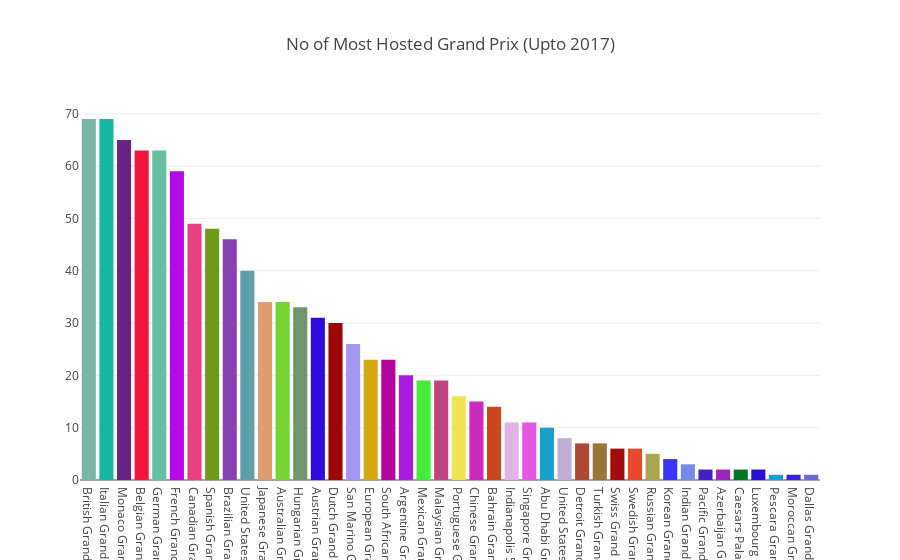

Notebook cell for this chart:
### Code cell
win_count = races['name'].value_counts()
data = [go.Bar(x = win_count.index,
               y = win_count.values,
               marker = dict(color = random_colors(100)))]

layout = dict(title = "No of Most Hosted Grand Prix (Upto 2017)")
fig = dict(data = data, layout = layout)
iplot(fig, validate = False)

### Figure 1 — Plotly figure (JSON) as saved in the notebook; plotly's stock layout.template omitted (floating-point values rounded to 4 significant figures)
{"data": [{"marker": {"color": ["#7AB6A5", "#17B79D", "#682485", "#F1163A", "#65BFA0", "#B609E7", "#E83F81", "#6F9B1A", "#8542B0", "#629EA9", "#DF9E6F", "#77D331", "#70946B", "#2F09E0", "#9C0706", "#A598F3", "#D3A811", "#B3039F", "#A91CE2", "#44EB3B", "#C14380", "#EEE551", "#CC2ABF", "#CB471D", "#E0B5E5", "#E656E2", "#18A2CB", "#C0AFD2", "#AE4734", "#977539", "#A00D0C", "#E9492B", "#ACA64E", "#3736FA", "#758AE6", "#461FC9", "#9C26BB", "#037621", "#280FDA", "#0DA1D9", "#3421E4", "#6967CF", "#4886FF", "#8B49DC", "#CD6F0D", "#5A4ACF", "#1D4FE0", "#3ABD58", "#F34833", "#77CF19", "#523F9F", "#4B7AD3", "#A92DF2", "#F6CD14", "#54C902", "#1E0AED", "#BA2033", "#1FB21B", "#B79786", "#678424", "#3F203A", "#761F1B", "#5AC3EE", "#56E3C7", "#B03B75", "#BC4879", "#5D5F02", "#20EDAE", "#B11D75", "#618450", "#F8369D", "#3A2944", "#730169", "#5198A1", "#3706E5", "#0539AD", "#3CE099", "#80D0A9", "#68B3D1", "#C8364A", "#7C8278", "#A70865", "#CEC353", "#C351BB", "#D70342", "#335870", "#05CC89", "#9FEA54", "#35C263", "#5BDABF", "#75FD4F", "#C67D51", "#BBA3A8", "#FC4C8F", "#710BF1", "#FC1103", "#4AFCCF", "#785FC0", "#709291", "#38CF0A"]}, "type": "bar", "x": ["British Grand Prix", "Italian Grand Prix", "Monaco Grand Prix", "Belgian Grand Prix", "German Grand Prix", "French Grand Prix", "Canadian Grand Prix", "Spanish Grand Prix", "Brazilian Grand Prix", "United States Grand Prix", "Japanese Grand Prix", "Australian Grand Prix", "Hungarian Grand Prix", "Austrian Grand Prix", "Dutch Grand Prix", "San Marino Grand Prix", "European Grand Prix", "South African Grand Prix", "Argentine Grand Prix", "Mexican Grand Prix", "Malaysian Grand Prix", "Portuguese Grand Prix", "Chinese Grand Prix", "Bahrain Grand Prix", "Indianapolis 500", "Singapore Grand Prix", "Abu Dhabi Grand Prix", "United States Grand Prix West", "Detroit Grand Prix", "Turkish Grand Prix", "Swiss Grand Prix", "Swedish Grand Prix", "Russian Grand Prix", "Korean Grand Prix", "Indian Grand Prix", "Pacific Grand Prix", "Azerbaijan Grand Prix", "Caesars Palace Grand Prix", "Luxembourg Grand Prix", "Pescara Grand Prix", "Moroccan Grand Prix", "Dallas Grand Prix"], "y": [69, 69, 65, 63, 63, 59, 49, 48, 46, 40, 34, 34, 33, 31, 30, 26, 23, 23, 20, 19, 19, 16, 15, 14, 11, 11, 10, 8, 7, 7, 6, 6, 5, 4, 3, 2, 2, 2, 2, 1, 1, 1]}], "layout": {"title": "No of Most Hosted Grand Prix (Upto 2017)"}}
